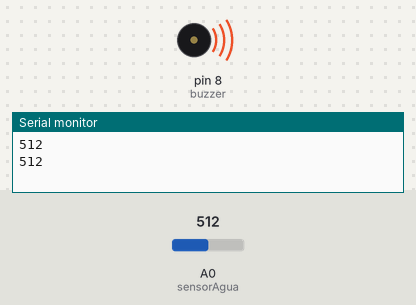
A sketch run on a simulated Arduino Uno, built with avr-gcc and run on an emulated ATmega328P. Parts: buzzer (waves = sounding), the last lines printed to the serial monitor. The test bench sets the inputs (shaded band); at power-on: A0 (sensorAgua) = 512.

Above: at 5.0 s.
5.1 s: A0 (sensorAgua) set to 490
At 7.2 s:
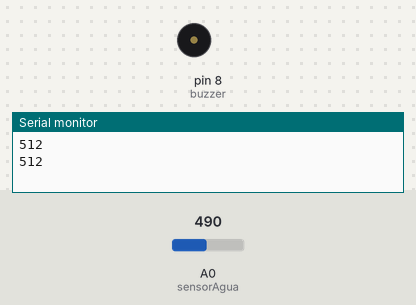
10.3 s: A0 (sensorAgua) set to 510
At 11.8 s:
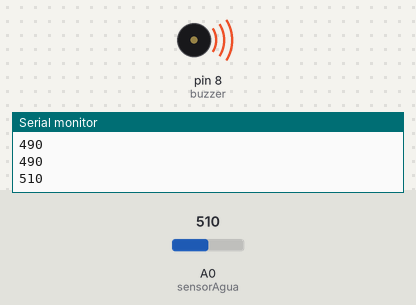
20.0 s: A0 (sensorAgua) set to 306
At 22.1 s:
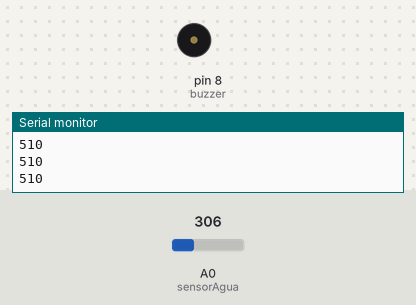
25.2 s: A0 (sensorAgua) set to 511
At 25.6 s:
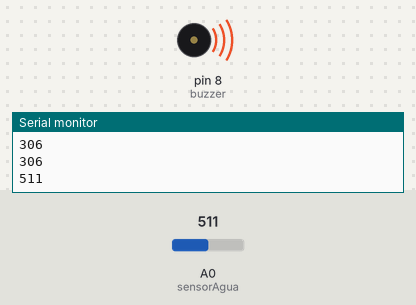
Timing chart, 0 to 35.9 s (numbered marks = the images above; inputs shaded):
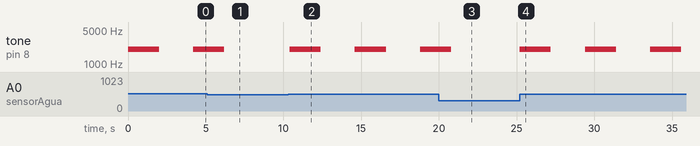

Measured:
- the behaviour switches between 501 and 500 on A0 (sensorAgua) (found by bisection; images 0 and 1)
- after the input at 5.1 s, tone on pin 8 (buzzer): goes on until 6.2 s, then stays silent
- after the input at 10.3 s, tone on pin 8 (buzzer): alternates 2000 Hz for 2.0 s and silent for 2.2 s, starting after 0.10 s
- after the input at 20.0 s, tone on pin 8 (buzzer): goes on until 20.8 s, then stays silent
- after the input at 25.2 s, tone on pin 8 (buzzer): alternates 2000 Hz for 2.0 s and silent for 2.2 s, starting at once

The sketch:

projeto_alarme_agua.ino
```cpp
const int buzzer = 8;       // Buzzer conectado ao pino 8
const int sensorAgua = A0;  // Sensor conectado à entrada A0
const int limite = 500;     // Limite para disparar o alarme

void setup() {
  pinMode(buzzer, OUTPUT);
  Serial.begin(9600);
}

void loop() {
  int leitura = analogRead(sensorAgua);

  Serial.println(leitura);

  if (leitura > limite) {
    tone(buzzer, 2000);  // Emite som de 2000 Hz
    delay(2000);

    noTone(buzzer);
    delay(2000);
  } else {
    noTone(buzzer);      // Desliga o som
  }

  delay(200);
}
```
